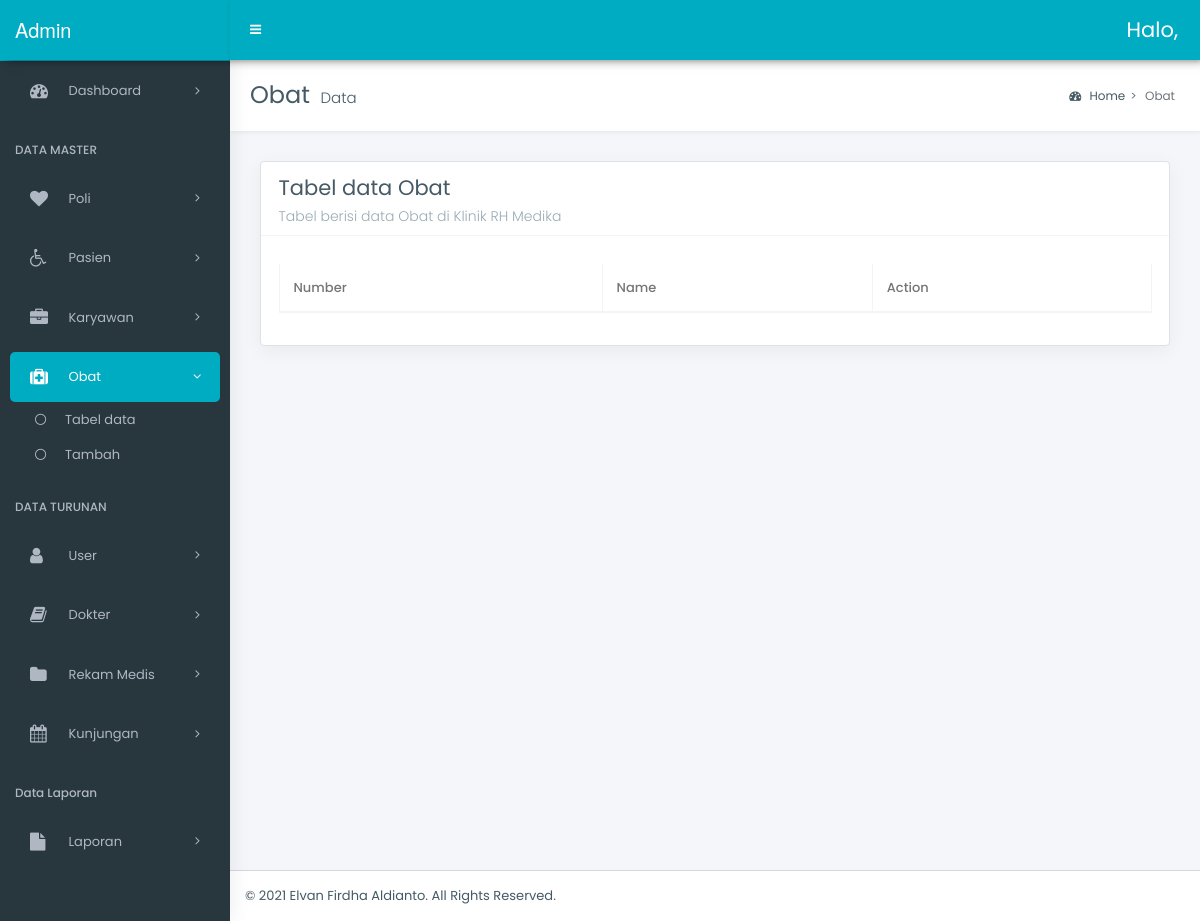
Before: /admin/obat/data.php with the older database file.
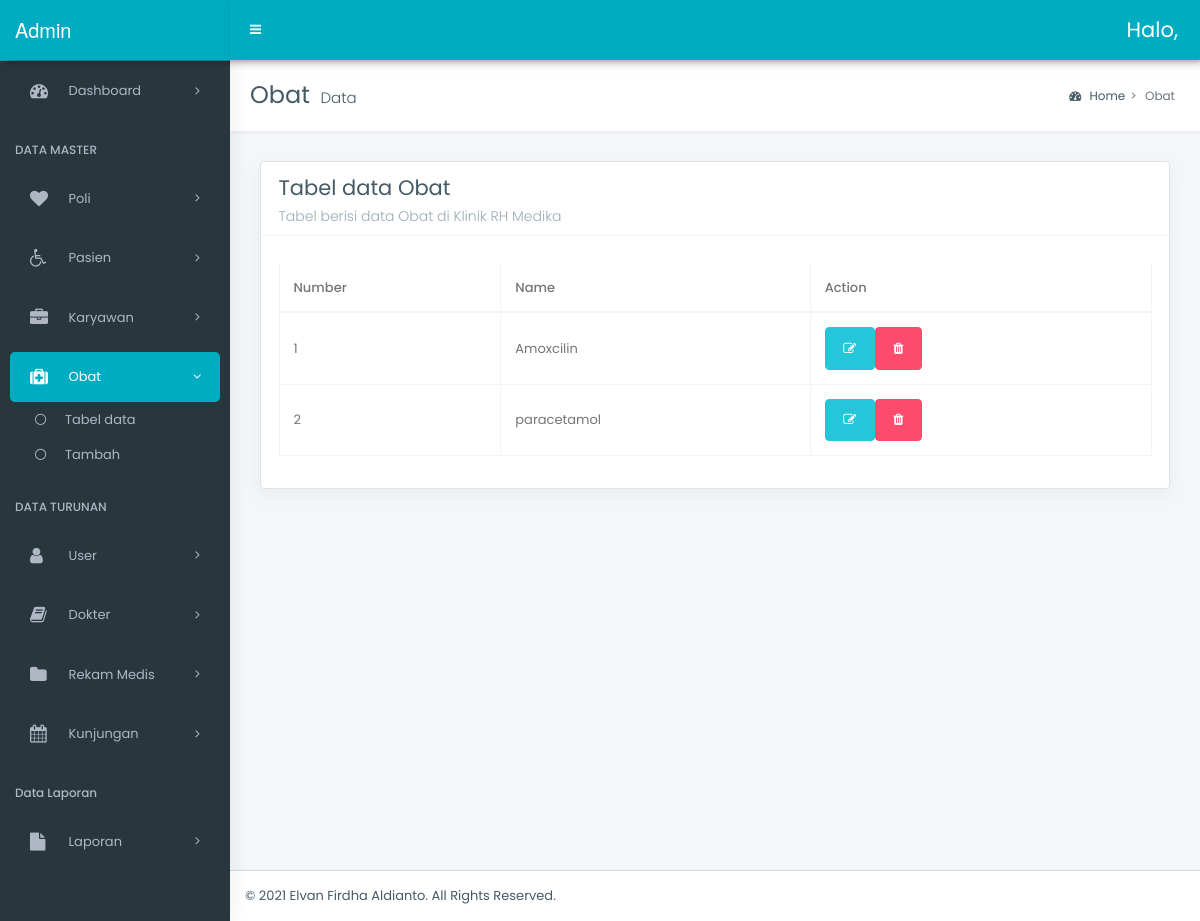
After: the same page with the newer database file.
### tables this page shows
CREATE TABLE `obat` (
  `kd_obat` int(3) NOT NULL,
  `nm_obat` varchar(20) NOT NULL
);

### admin/obat/data.php (the view, shortened to what this page needs)
<?php require_once('../../config/connect.php'); ?>
<!DOCTYPE html>
<html lang="en">
<head>
    <link rel="stylesheet" href="../../style/bootstrap.min.css">
    <link rel="stylesheet" href="../../style/bootstrap-extend.css">
    <link rel="stylesheet" href="../../style/master_style.css">
    <link rel="stylesheet" href="../../style/_all-skins.css">
    <link rel="stylesheet" href="../../assets/datatable/datatables.min.css">
</head>
<body class="hold-transition skin-green sidebar-mini">
    <div class="wrapper">
        <?php include_once('navbar.php'); ?>
        <?php include_once('sidebar.php'); ?>
        <div class="content-wrapper">
            <section class="content-header">
                <h1>
                    Obat
                    <small>Data</small>
                </h1>
                <ol class="breadcrumb">
                    <li class="breadcrumb-item"><a href="#"><i class="fa fa-dashboard"></i> Home</a></li>
                    <li class="breadcrumb-item active">Obat</li>
                </ol>
            </section>
            <section class="content">
                <div class="row">
                    <div class="col-12">
                        <div class="box">
                            <div class="box-header with-border">
                                <h3 class="box-title">Tabel data Obat</h3>
                                <h6 class="box-subtitle">Tabel berisi data Obat di Klinik RH Medika</h6>
                            </div>
                            <div class="box-body">
                                <div class="table-responsive">
                                    <table id="example6" class="table table-bordered table-hover display nowrap margin-top-10 w-p100">
                                        <thead>
                                            <tr>
                                                <th>Number</th>
                                                <th>Name</th>
                                                <th>Action</th>
                                            </tr>
                                        </thead>
                                        <tbody>
                                            <?php
                                            $q = $connect->query("SELECT * FROM obat");
                                            $no = 1;
                                            foreach ($q as $du) :
                                            ?>
                                                <tr>
                                                    <td><?= $no ?></td>
                                                    <td><?= $du['nm_obat'] ?></td>
                                                    <td>
                                                        <div class="input-group">
                                                            <a href="edit.php?id=<?= $du['kd_obat'] ?>" class="btn btn-success fa fa-edit"></a>
                                                            <a href="hapus.php?id=<?= $du['kd_obat'] ?>" onclick="return confirm('Anda yakin akan menghapus data ini?')" class="btn btn-danger fa fa-trash"></a>
                                                        </div>
                                                    </td>
                                                </tr>
                                            <?php
                                                $no++;
                                            endforeach; ?>
                                        </tbody>
                                    </table>
                                </div>
                            </div>
                        </div>
                    </div>
                </div>
            </section>
        </div>
        <footer class="main-footer">
            &copy; 2021 <a href="">Elvan Firdha Aldianto</a>. All Rights Reserved.
        </footer>
    </div>
</body>
</html>

Changed rows visible on the page:
added obat: nm_obat "Amoxcilin"
added obat: nm_obat "paracetamol"
